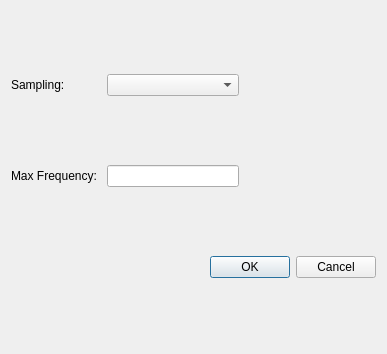
<?xml version="1.0" encoding="UTF-8"?>
<ui version="4.0">
 <class>FFT_MTFDlg</class>
 <widget class="QDialog" name="FFT_MTFDlg">
  <property name="geometry">
   <rect>
    <x>0</x>
    <y>0</y>
    <width>387</width>
    <height>354</height>
   </rect>
  </property>
  <property name="windowTitle">
   <string>Dialog</string>
  </property>
  <layout class="QGridLayout" name="gridLayout">
   <item row="1" column="0">
    <widget class="QLabel" name="label_2">
     <property name="text">
      <string>Max Frequency: </string>
     </property>
    </widget>
   </item>
   <item row="0" column="1">
    <widget class="QComboBox" name="samplingCombo"/>
   </item>
   <item row="2" column="0" colspan="3">
    <widget class="QDialogButtonBox" name="buttonBox">
     <property name="orientation">
      <enum>Qt::Horizontal</enum>
     </property>
     <property name="standardButtons">
      <set>QDialogButtonBox::Cancel|QDialogButtonBox::Ok</set>
     </property>
    </widget>
   </item>
   <item row="1" column="2">
    <spacer name="horizontalSpacer">
     <property name="orientation">
      <enum>Qt::Horizontal</enum>
     </property>
     <property name="sizeHint" stdset="0">
      <size>
       <width>40</width>
       <height>20</height>
      </size>
     </property>
    </spacer>
   </item>
   <item row="0" column="0">
    <widget class="QLabel" name="label">
     <property name="text">
      <string>Sampling:</string>
     </property>
    </widget>
   </item>
   <item row="1" column="1">
    <widget class="QLineEdit" name="maxFreqEdit"/>
   </item>
  </layout>
 </widget>
 <resources/>
 <connections>
  <connection>
   <sender>buttonBox</sender>
   <signal>accepted()</signal>
   <receiver>FFT_MTFDlg</receiver>
   <slot>accept()</slot>
   <hints>
    <hint type="sourcelabel">
     <x>248</x>
     <y>254</y>
    </hint>
    <hint type="destinationlabel">
     <x>157</x>
     <y>274</y>
    </hint>
   </hints>
  </connection>
  <connection>
   <sender>buttonBox</sender>
   <signal>rejected()</signal>
   <receiver>FFT_MTFDlg</receiver>
   <slot>reject()</slot>
   <hints>
    <hint type="sourcelabel">
     <x>316</x>
     <y>260</y>
    </hint>
    <hint type="destinationlabel">
     <x>286</x>
     <y>274</y>
    </hint>
   </hints>
  </connection>
 </connections>
</ui>
